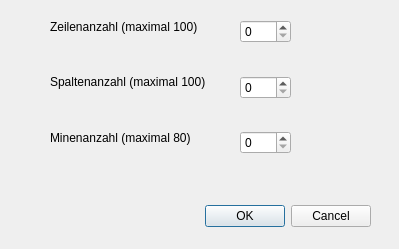
<?xml version="1.0" encoding="UTF-8"?>
<ui version="4.0">
 <class>Einstellung</class>
 <widget class="QDialog" name="Einstellung">
  <property name="geometry">
   <rect>
    <x>0</x>
    <y>0</y>
    <width>399</width>
    <height>249</height>
   </rect>
  </property>
  <property name="windowTitle">
   <string>Dialog</string>
  </property>
  <widget class="QDialogButtonBox" name="buttonBox">
   <property name="geometry">
    <rect>
     <x>30</x>
     <y>200</y>
     <width>341</width>
     <height>32</height>
    </rect>
   </property>
   <property name="orientation">
    <enum>Qt::Horizontal</enum>
   </property>
   <property name="standardButtons">
    <set>QDialogButtonBox::Cancel|QDialogButtonBox::Ok</set>
   </property>
  </widget>
  <widget class="QWidget" name="verticalLayoutWidget">
   <property name="geometry">
    <rect>
     <x>240</x>
     <y>20</y>
     <width>51</width>
     <height>161</height>
    </rect>
   </property>
   <layout class="QVBoxLayout" name="verticalLayout">
    <item>
     <widget class="QSpinBox" name="row">
      <property name="maximum">
       <number>100</number>
      </property>
     </widget>
    </item>
    <item>
     <spacer name="verticalSpacer">
      <property name="orientation">
       <enum>Qt::Vertical</enum>
      </property>
      <property name="sizeHint" stdset="0">
       <size>
        <width>20</width>
        <height>40</height>
       </size>
      </property>
     </spacer>
    </item>
    <item>
     <widget class="QSpinBox" name="col">
      <property name="maximum">
       <number>100</number>
      </property>
     </widget>
    </item>
    <item>
     <spacer name="verticalSpacer_2">
      <property name="orientation">
       <enum>Qt::Vertical</enum>
      </property>
      <property name="sizeHint" stdset="0">
       <size>
        <width>20</width>
        <height>40</height>
       </size>
      </property>
     </spacer>
    </item>
    <item>
     <widget class="QSpinBox" name="mine">
      <property name="maximum">
       <number>80</number>
      </property>
     </widget>
    </item>
    <item>
     <spacer name="verticalSpacer_3">
      <property name="orientation">
       <enum>Qt::Vertical</enum>
      </property>
      <property name="sizeHint" stdset="0">
       <size>
        <width>20</width>
        <height>40</height>
       </size>
      </property>
     </spacer>
    </item>
   </layout>
  </widget>
  <widget class="QWidget" name="verticalLayoutWidget_2">
   <property name="geometry">
    <rect>
     <x>50</x>
     <y>20</y>
     <width>171</width>
     <height>160</height>
    </rect>
   </property>
   <layout class="QVBoxLayout" name="verticalLayout_2">
    <item>
     <widget class="QLabel" name="label">
      <property name="text">
       <string>Zeilenanzahl (maximal 100)</string>
      </property>
     </widget>
    </item>
    <item>
     <spacer name="verticalSpacer_4">
      <property name="orientation">
       <enum>Qt::Vertical</enum>
      </property>
      <property name="sizeHint" stdset="0">
       <size>
        <width>20</width>
        <height>40</height>
       </size>
      </property>
     </spacer>
    </item>
    <item>
     <widget class="QLabel" name="label_2">
      <property name="text">
       <string>Spaltenanzahl (maximal 100)</string>
      </property>
     </widget>
    </item>
    <item>
     <spacer name="verticalSpacer_5">
      <property name="orientation">
       <enum>Qt::Vertical</enum>
      </property>
      <property name="sizeHint" stdset="0">
       <size>
        <width>20</width>
        <height>40</height>
       </size>
      </property>
     </spacer>
    </item>
    <item>
     <widget class="QLabel" name="label_3">
      <property name="text">
       <string>Minenanzahl (maximal 80)</string>
      </property>
     </widget>
    </item>
    <item>
     <spacer name="verticalSpacer_6">
      <property name="orientation">
       <enum>Qt::Vertical</enum>
      </property>
      <property name="sizeHint" stdset="0">
       <size>
        <width>20</width>
        <height>40</height>
       </size>
      </property>
     </spacer>
    </item>
   </layout>
  </widget>
 </widget>
 <resources/>
 <connections>
  <connection>
   <sender>buttonBox</sender>
   <signal>accepted()</signal>
   <receiver>Einstellung</receiver>
   <slot>accept()</slot>
   <hints>
    <hint type="sourcelabel">
     <x>248</x>
     <y>254</y>
    </hint>
    <hint type="destinationlabel">
     <x>157</x>
     <y>274</y>
    </hint>
   </hints>
  </connection>
  <connection>
   <sender>buttonBox</sender>
   <signal>rejected()</signal>
   <receiver>Einstellung</receiver>
   <slot>reject()</slot>
   <hints>
    <hint type="sourcelabel">
     <x>316</x>
     <y>260</y>
    </hint>
    <hint type="destinationlabel">
     <x>286</x>
     <y>274</y>
    </hint>
   </hints>
  </connection>
 </connections>
</ui>
